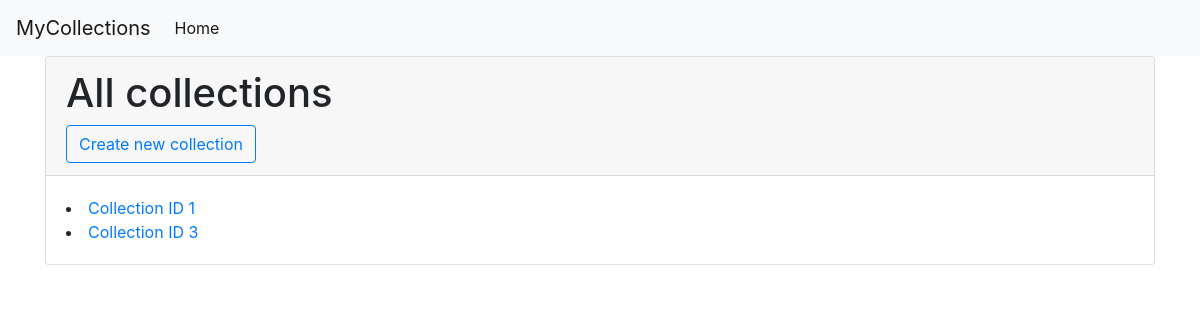
Before: / with the older database file.
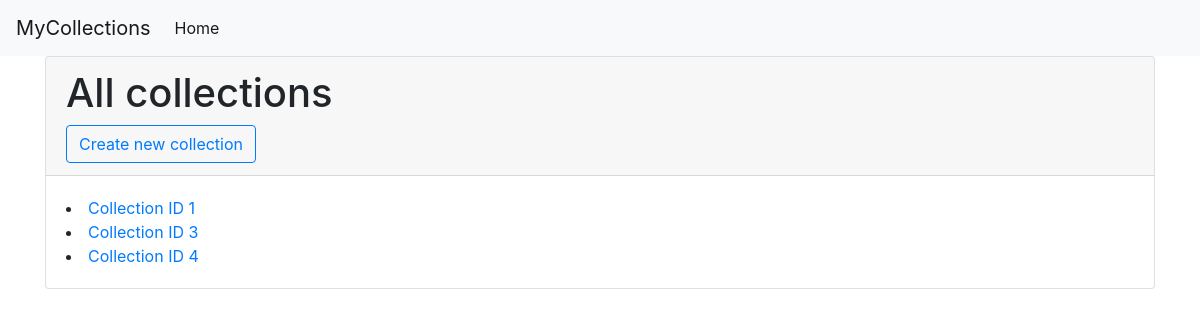
After: the same page with the newer database file.
### mycollections/models.py (models this page shows)
class Collection(models.Model):
    subject = models.CharField(max_length=300, blank=True)
    owner = models.CharField(max_length=300, blank=True)
    note = models.TextField(blank=True)
    created_by = models.ForeignKey(
        User, on_delete=models.SET_NULL, related_name="collections",
        blank=True, null=True
    )
    def __str__(self):
        return str(self.id)

### mycollections/views.py (the view)
# urls.py: path('', views.HomePageView.as_view(), name='homepage'),
class HomePageView(TemplateView):
    template_name = "mycollections/base.html"
    def get_context_data(self, **kwargs):
        context = super().get_context_data(**kwargs)
        context['collections'] = Collection.objects.order_by('id')
        return context

### mycollections/templates/mycollections/base.html (shortened to what this page needs)
{% load static %}
<!doctype html>
<html lang="en">
  <head>
    <link rel="stylesheet" href="https://stackpath.bootstrapcdn.com/bootstrap/4.3.0/css/bootstrap.min.css">
  </head>
  <body>
    <header>
    <nav class="navbar navbar-expand-lg navbar-light bg-light">
  <a class="navbar-brand" href="/">MyCollections</a>
  <div class="collapse navbar-collapse" id="navbarSupportedContent">
    <ul class="navbar-nav mr-auto">
      <li class="nav-item active">
        <a class="nav-link" href="/">Home <span class="sr-only">(current)</span></a>
      </li>
  </div>
</nav>
    </header>
    <div class="container">
    {% block content %}
      <div class="card">
        <div class="card-header">
        <h1>All collections</h1>
        <a class="btn btn-outline-primary" href="{% url 'collection_create' %}" role="button">Create new collection</a>
        </div>
        <div class="card-body">
          {% if collections %}
          {% for object in collections %}
            <li>
                <a href="{% url 'collection_detail' pk=object.pk %}">Collection ID {{ object }}</a>
            </li>
          {% endfor %}
          {% else %}
            <p>No collections</p>
          {% endif %}
        </div>
      </div>
    {% endblock %}
    </div>
  </body>
</html>

Changed rows visible on the page:
added Collection: id "4"
